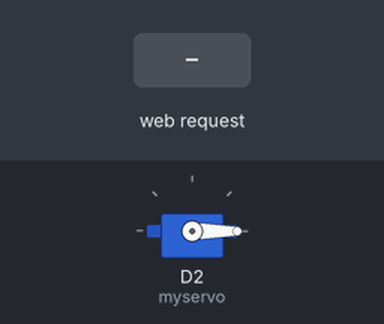
Bench run of a sketch on a simulated ESP8266 (NodeMCU). On the bench: servo. The inputs (shaded band) are chosen by the test bench. WiFi joins after 1.5 s; servers stay silent unless stated; what the sketch prints to the serial monitor is not drawn.

Above: at 2.7 s.
2.8 s: HTTP request GET /start?angle=120&interval=120 received
At 2.9 s:
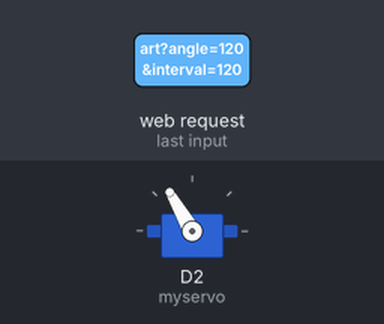
5.8 s: HTTP request GET /stop received
At 7.2 s:
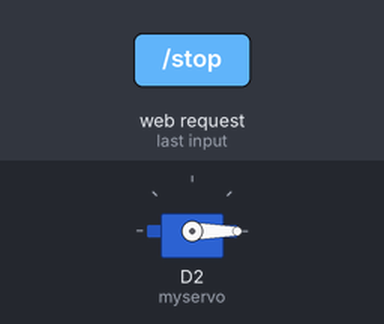
Timing chart, 0 to 8.8 s (numbered marks = the images above; inputs shaded):
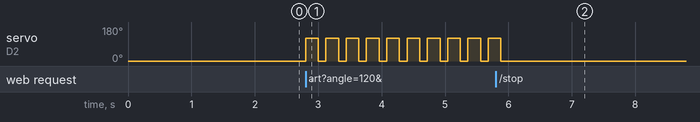

The sketch:

sketch_may08a.ino
```cpp
#include <ESP8266WiFi.h>
#include <ESP8266WebServer.h>
#include <Servo.h>

// Wi-Fi Credentials
const char* ssid = "Airtel_Zerotouch";
const char* password = "Airtel@123";

ESP8266WebServer server(80);
Servo myservo;

int pressAngle = 0;
int interval = 1000;
bool running = false;
unsigned long lastMoveTime = 0;

void handleStart() {
  if (server.hasArg("angle") && server.hasArg("interval")) {
    pressAngle = constrain(server.arg("angle").toInt(), 0, 180);
    interval = server.arg("interval").toInt();
    running = true;
    server.send(200, "text/plain", "Started with angle: " + String(pressAngle) + ", interval: " + String(interval));
    Serial.println("Servo started.");
  } else {
    server.send(400, "text/plain", "Missing 'angle' or 'interval' parameter.");
  }
}

void handleStop() {
  running = false;
  myservo.write(0); // Reset to rest position
  server.send(200, "text/plain", "Stopped");
  Serial.println("Servo stopped.");
}

void handleRoot() {
  server.send(200, "text/plain", "ESP8266 Ventilator Control Ready. Use /start?angle=60&interval=2000");
}

void setup() {
  Serial.begin(115200);
  myservo.attach(D2);  // Servo connected to D2 (GPIO 4)
  myservo.write(0);    // Initial position

  Serial.print("Connecting to Wi-Fi");
  WiFi.begin(ssid, password);
  while (WiFi.status() != WL_CONNECTED) {
    delay(500);
    Serial.print(".");
  }
  Serial.println("\nWi-Fi Connected!");
  Serial.print("IP Address: ");
  Serial.println(WiFi.localIP());

  // Server routes
  server.on("/", handleRoot);
  server.on("/start", handleStart);
  server.on("/stop", handleStop);
  server.begin();
  Serial.println("HTTP server started.");
}

void loop() {
  server.handleClient();

  if (running && millis() - lastMoveTime >= interval) {
    myservo.write(pressAngle);  // Inhale (press)
    delay(200);                 // Hold
    myservo.write(0);           // Exhale (release)
    lastMoveTime = millis();
  }
}
```

Measured:
- after the input at 2.8 s, servo on D2 (myservo): alternates 120° for 0.20 s and 0° for 0.12 s, starting at once
- after the input at 5.8 s, servo on D2 (myservo): goes on until 5.9 s, then stays 0°
